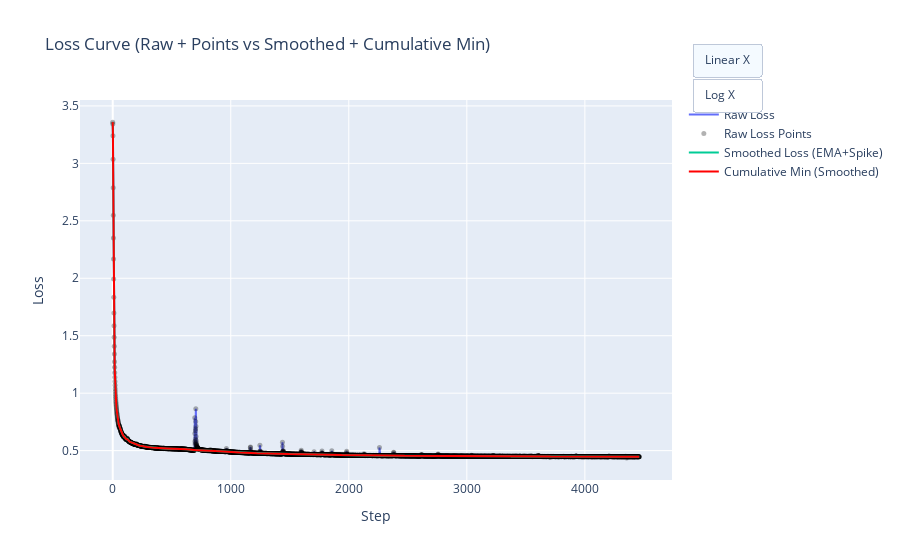

Here is the notebook cell this chart was saved with:
### Code cell
import plotly.graph_objects as go
import numpy as np
from lossmoother import LosSmoother

# Get a loss curve (assume runs_data is loaded)
loss_curve = runs_data[0]['train_loss']

# Initialize the ZLossSmoother
lossmother = LosSmoother()

# Smooth the loss curve
both_losses = [lossmother.update(loss) for loss in loss_curve]#[:200]]

# Compute cumulative minimum of the smoothed loss
cummin_smoothed_loss = [min_loss for _, min_loss in both_losses]
smoothed_loss = [loss for loss, _ in both_losses]

# Prepare x values
x_vals = list(range(len(loss_curve)))

# Plot both the raw and smoothed loss curves and the raw points with Plotly, with button to toggle x-axis to log scale
fig = go.Figure()
# Raw loss line
fig.add_trace(go.Scatter(x=x_vals, y=loss_curve, mode='lines', name='Raw Loss'))
# Raw points as dots
fig.add_trace(go.Scatter(x=x_vals, y=loss_curve, mode='markers', name='Raw Loss Points', marker=dict(size=5, color='rgba(0, 0, 0, 0.3)')))
# Smoothed line
fig.add_trace(go.Scatter(x=x_vals, y=smoothed_loss, mode='lines', name='Smoothed Loss (EMA+Spike)'))
# Cumulative min curve of the smoothed loss, straight solid red line
fig.add_trace(go.Scatter(
    x=x_vals,
    y=cummin_smoothed_loss,
    mode='lines',
    name='Cumulative Min (Smoothed)',
    line=dict(color='red')
))

fig.update_layout(
    title="Loss Curve (Raw + Points vs Smoothed + Cumulative Min)",
    xaxis_title='Step',
    yaxis_title='Loss',
    updatemenus=[
        dict(
            type='buttons',
            showactive=True,
            x=1.15,
            y=1.15,
            buttons=[
                dict(label='Linear X',
                     method='relayout',
                     args=[{'xaxis.type': 'linear'}]),
                dict(label='Log X',
                     method='relayout',
                     args=[{'xaxis.type': 'log'}]),
            ],
            direction='down'
        )
    ]
)
fig.show()

### Figure 1 — Plotly figure (JSON) as saved in the notebook; plotly's stock layout.template omitted (floating-point values rounded to 4 significant figures; data arrays with more than 128 entries replaced by an {"elided": "..."} marker saying what was removed)
{"data": [{"mode": "lines", "name": "Raw Loss", "type": "scatter", "x": {"elided": "4462 int values"}, "y": {"elided": "4462 float values"}}, {"marker": {"color": "rgba(0, 0, 0, 0.3)", "size": 5}, "mode": "markers", "name": "Raw Loss Points", "type": "scatter", "x": {"elided": "4462 int values"}, "y": {"elided": "4462 float values"}}, {"mode": "lines", "name": "Smoothed Loss (EMA+Spike)", "type": "scatter", "x": {"elided": "4462 int values"}, "y": {"elided": "4462 float values"}}, {"line": {"color": "red"}, "mode": "lines", "name": "Cumulative Min (Smoothed)", "type": "scatter", "x": {"elided": "4462 int values"}, "y": {"elided": "4462 float values"}}], "layout": {"title": {"text": "Loss Curve (Raw + Points vs Smoothed + Cumulative Min)"}, "updatemenus": [{"buttons": [{"args": [{"xaxis.type": "linear"}], "label": "Linear X", "method": "relayout"}, {"args": [{"xaxis.type": "log"}], "label": "Log X", "method": "relayout"}], "direction": "down", "showactive": true, "type": "buttons", "x": 1.15, "y": 1.15}], "xaxis": {"title": {"text": "Step"}}, "yaxis": {"title": {"text": "Loss"}}}}
